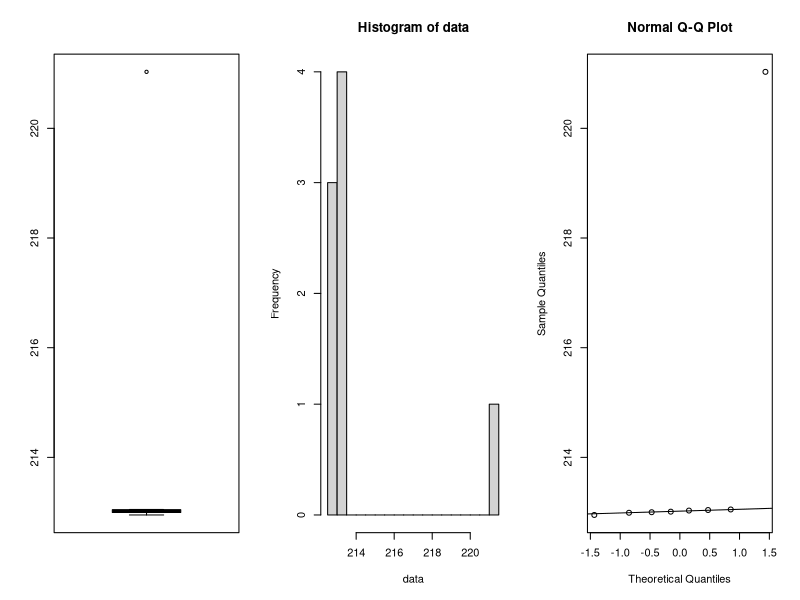
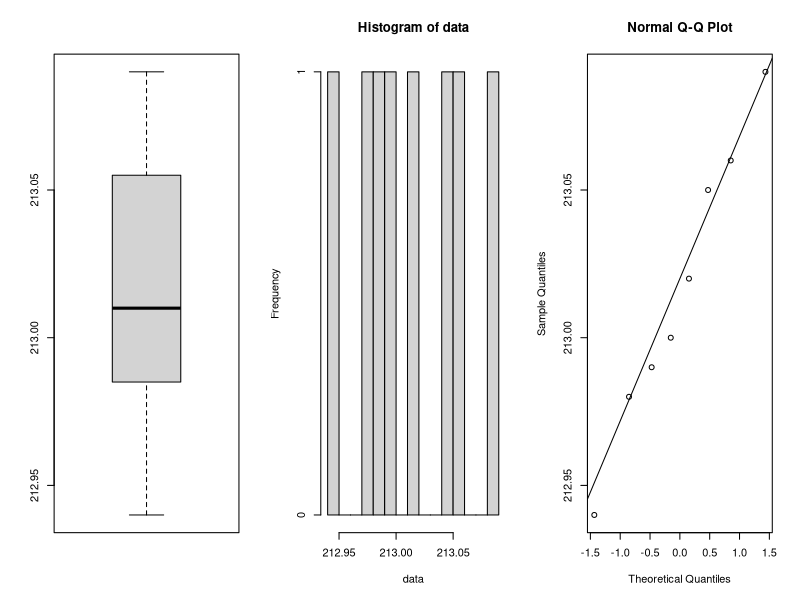
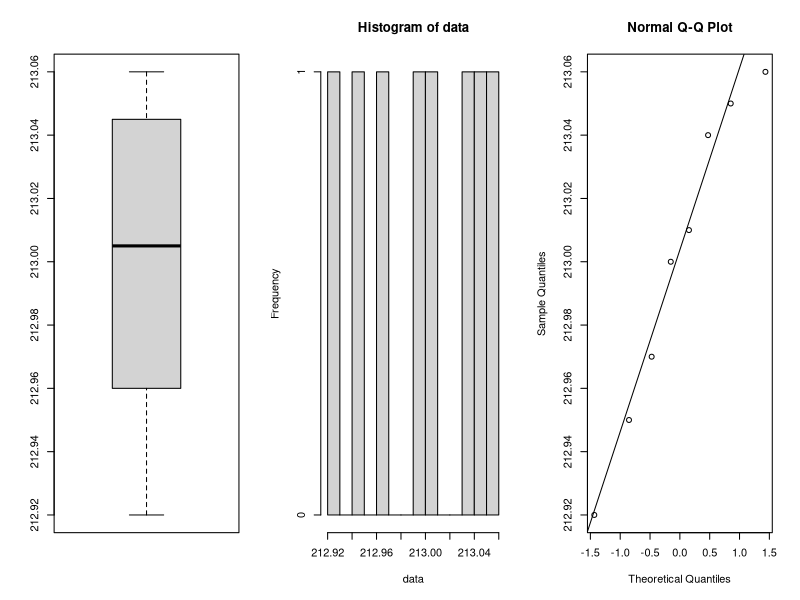
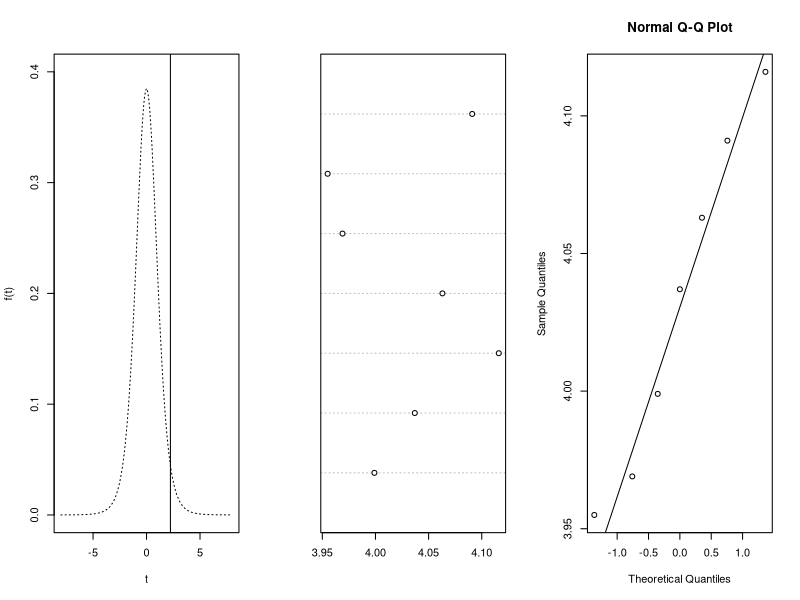
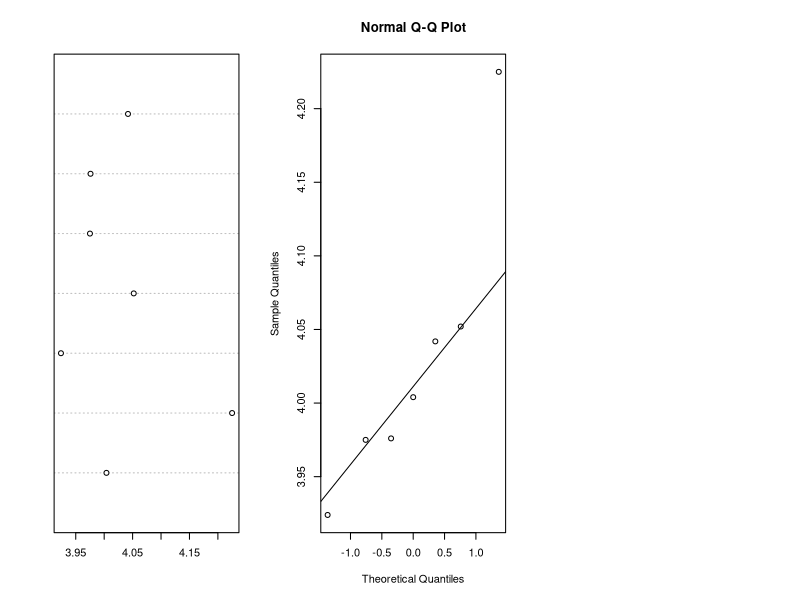

Recreate these plots in R, in order.
## ---- chunk 1
knitr::opts_chunk$set(echo = TRUE)
## ---- chunk 2
data = c(100.02, 99.98, 100.03)
s = sd(data)
N = length(data)
mu = mean(data)
t = (mu - 100)/(s/sqrt(N))
print(t)
## ---- chunk 3
p_value = pt(-t, df=2, lower.tail = TRUE) + pt(t, df=2, lower.tail = FALSE)
print(p_value)
## ---- chunk 4
data = c(213.03, 212.95, 213.04, 213.00, 212.99, 213.01, 221.03, 213.05)
par(mfrow=c(1, 3))
boxplot(data)
hist(data, breaks = 15)
qqnorm(data); qqline(data)
## ---- chunk 5
data = c(213.05, 213.00, 212.94, 213.09, 212.98, 213.02, 213.06, 212.99)
par(mfcol=c(1, 3))
boxplot(data)
hist(data, breaks = 15)
qqnorm(data); qqline(data)
## ---- chunk 6
data = c(212.92, 212.95, 212.97, 213.00, 213.01,  213.04, 213.05, 213.06)
par(mfrow=c(1, 3))
boxplot(data)
hist(data, breaks = 15)
qqnorm(data); qqline(data)
## ---- chunk 7
x = 6.5
s = 1.9
n = 8
t = (x - 5)/(s/sqrt(n))
print(t)
## ---- chunk 8
t.values <- seq(-8,8,.1)
plot(x = t.values,y = dt(t.values, n-1), type = "l", lty = "dotted", ylim = c(0,.4), xlab = "t", ylab = "f(t)")
abline(v = t)
## ---- chunk 9
print(pt(t, n-1, lower.tail=FALSE))
## ---- chunk 10
n = 10
x = 23.2
s = 0.2
t = (x - 23)/(s/sqrt(n))
print(t)
pvalue = pt(-t, df=n-1, lower.tail=TRUE) + pt(t, df=n-1, lower.tail=FALSE)
print(pvalue)
## ---- chunk 11
n = 20
x = 6.7
s = 3.9
t = (x - 10)/(s/sqrt(n))
print(t)
print(pt(t, df=n-1))
## ---- chunk 12
n = 20
x = 6.7
s = 3.9
t = (x - 7.5)/(s/sqrt(n))
print(t)
print(pt(t, df=n-1))
## ---- chunk 13
data = c(3.45, 3.47,3.57,3.52,3.40,3.63)
n = length(data)
x = mean(data)
s = sd(data)
t = (x - 3.5) /(s/sqrt(n))
print(t)
print(pt(t, df=n-1, lower.tail=FALSE))
## ---- chunk 14
data = c(3.999, 4.037,4.116, 4.063, 3.969, 3.955, 4.091)
dotchart(data)
## ---- chunk 15
data = c(3.999, 4.037,4.116, 4.063, 3.969, 3.955, 4.091)
qqnorm(data)
qqline(data)
## ---- chunk 16
data = c(3.999, 4.037,4.116, 4.063, 3.969, 3.955, 4.091)
n = length(data)
x = mean(data)
s = sd(data)
t = (x - 4)/(s/sqrt(n))
print(t)
print(pt(-t, df=n-1) + pt(t, df=n-1, lower.tail=FALSE))
## ---- chunk 17
data = c(4.004, 4.225, 3.924, 4.052, 3.975,3.976, 4.0419)
dotchart(data)



qqnorm(data)
qqline(data)
## ---- chunk 18
data = c(93.2,  87.0,  92.1,  90.1,  87.3,  93.6)
n = length(data)
x = mean(data)
s = sd(data)
t = (x - 85)/(s/sqrt(n))
print(t)
print(pt(t, df=n-1, lower.tail=FALSE))
## ---- chunk 19
x = 457.8
n = 18
s = 317.7
t = x/(s/sqrt(n))
print(t)
print(pt(-t, df=n-1) + pt(t, df=n-1, lower.tail=FALSE))
